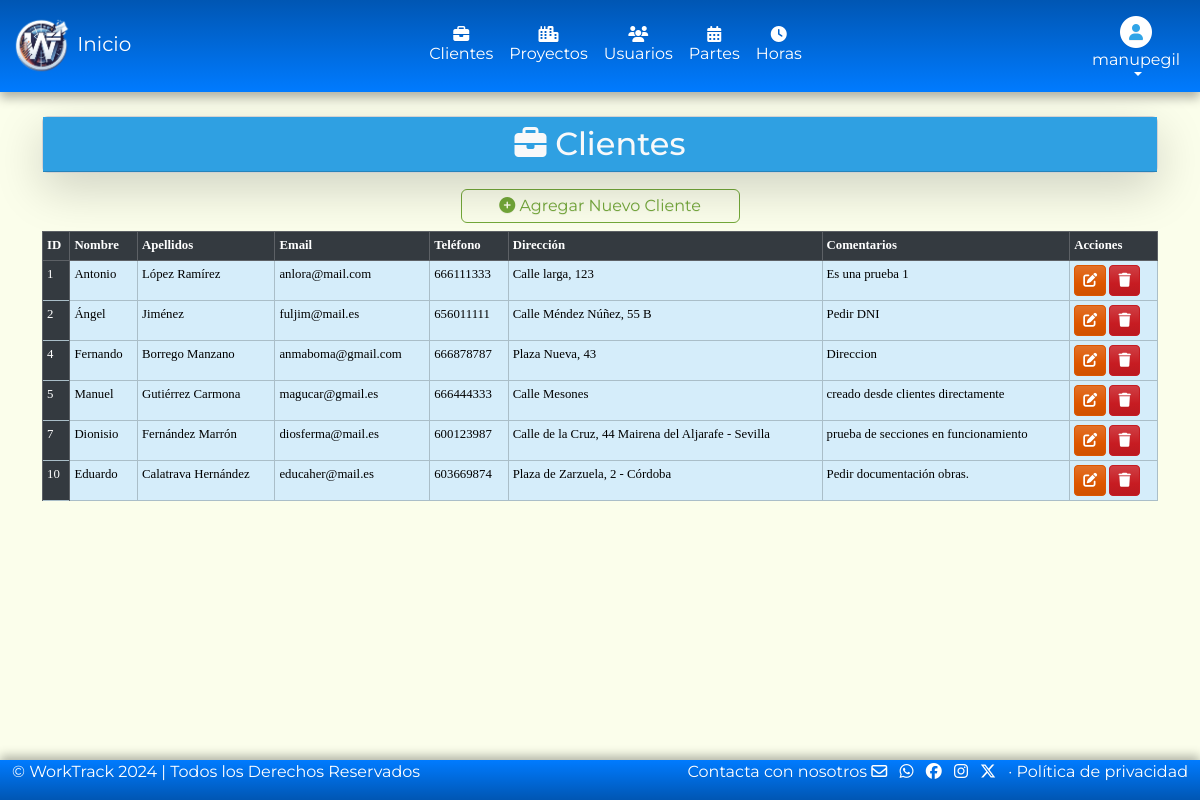
The page /models/clientes/clientes.php (signed in) on the database its author committed.
### tables this page shows
CREATE TABLE `clientes` (
  `idCliente` int(11) NOT NULL,
  `nombre` varchar(100) DEFAULT NULL,
  `apellidos` varchar(100) DEFAULT NULL,
  `email` varchar(100) DEFAULT NULL,
  `telefono` varchar(9) DEFAULT NULL,
  `direccion` varchar(255) DEFAULT NULL,
  `comentarios` text DEFAULT NULL
);

### models/clientes/clientes.php (the view, shortened to what this page needs)
<?php
require '../../config/conexion.php';
try {
    $consultaCliente = $conexionbd->prepare("SELECT * FROM clientes");
    $consultaCliente->execute();
} catch (PDOException $e) {
    die("Error en la consulta: " . $e->getMessage());
}
?>
<!DOCTYPE html>
<html lang="es">
<head>
    <link rel="stylesheet" href="/proyectoWT/assets/css/bootstrap.min.css">
    <link rel="stylesheet" href="/proyectoWT/assets/css/all.min.css">
</head>
<header>
    <?php
    if ($_SESSION['rol'] == 1) {
        require_once('../headerAdmin.php');
    } elseif ($_SESSION['rol'] == 2) {
        require_once('../headerUser.php');
    }
    ?>
</header>
<body>
    <div class="container py-4">
        <div class="card mb-3 shadow-lg">
            <span class="placeholder-wave col-12 placeholder-lg bg-primary">
                <h2 class="card-header text-center text-light"><i class="fa-solid fa-briefcase"></i> Clientes</h2>
            </span>
        </div>
        <div class="d-grid col-3 mx-auto">
            <?php if ($_SESSION['rol'] == 1) : ?>
                <a href="#" class="btn btn-outline-success p-1" data-bs-toggle="modal" data-bs-target="#nuevoClienteModal"><i class="fa-solid fa-circle-plus"></i> Agregar Nuevo Cliente</a>
            <?php else : ?>
                <button class='btn btn-outline-success p-1' onclick="alert('No tienes permisos, contacta con el administrador.'); return false;"><i class='fa-solid fa-circle-plus'></i> Agregar Nuevo Cliente</button>
            <?php endif; ?>
        </div>
        <div class="table-responsive-sm">
            <table class="table table-sm table-hover table-bordered mt-2" style="font-size: 0.8em;">
                <thead class="table-dark">
                    <tr>
                        <th>ID</th>
                        <th>Nombre</th>
                        <th>Apellidos</th>
                        <th>Email</th>
                        <th>Teléfono</th>
                        <th>Dirección</th>
                        <th>Comentarios</th>
                        <th>Acciones</th>
                    </tr>
                </thead>
                <tbody class="table-primary">
                    <?php while ($registro = $consultaCliente->fetch(PDO::FETCH_ASSOC)) : ?>
                        <tr>
                            <td class="table-dark"><?= htmlspecialchars($registro['idCliente']); ?></td>
                            <td><?= htmlspecialchars($registro['nombre']); ?></td>
                            <td><?= htmlspecialchars($registro['apellidos']); ?></td>
                            <td><?= htmlspecialchars($registro['email']); ?></td>
                            <td><?= htmlspecialchars($registro['telefono']); ?></td>
                            <td><?= htmlspecialchars($registro['direccion']); ?></td>
                            <td><?= htmlspecialchars($registro['comentarios']); ?></td>
                            <td>
                                <?php if ($_SESSION['rol'] == 1) : ?>
                                    <a href="#" class='btn btn-sm btn-warning' data-bs-toggle='modal' data-bs-target='#editarClienteModal' data-bs-id='<?= htmlspecialchars($registro['idCliente']); ?>'><i class='fa-solid fa-pen-to-square'></i></a>
                                    <a href="#" class='btn btn-sm btn-danger' data-bs-toggle='modal' data-bs-target='#eliminarClienteModal' data-bs-id='<?= htmlspecialchars($registro['idCliente']); ?>'><i class='fa-solid fa-trash'></i> </a>
                                <?php else : ?>
                                    <button class='btn btn-sm btn-warning' onclick="alert('No tienes permisos, contacta con el administrador.'); return false;"><i class='fa-solid fa-pen-to-square'></i></button>
                                    <button class='btn btn-sm btn-danger' onclick="alert('No tienes permisos, contacta con el administrador.'); return false;"><i class='fa-solid fa-trash'></i></button>
                                <?php endif; ?>
                            </td>
                        </tr>
                    <?php endwhile; ?>
                </tbody>
            </table>
        </div>
    </div>
    <footer>
        <?php
        require_once('../footer.php');
        ?>
    </footer>
</body>
</html>

### models/headerUser.php (style rules this page uses)
body { font-family: 'Montserrat'; background-color: #fbfeeb; }
.table { font-family: 'Lucida Sans'; }

### rows shown on the page
clientes: idCliente "1", nombre "Antonio", apellidos "López Ramírez", email "anlora@mail.com", telefono "666111333", direccion "Calle larga, 123", comentarios "Es una prueba 1"
clientes: idCliente "2", nombre "Ángel", apellidos "Jiménez", email "fuljim@mail.es", telefono "656011111", direccion "Calle Méndez Núñez, 55 B", comentarios "Pedir DNI"
clientes: idCliente "4", nombre "Fernando", apellidos "Borrego Manzano", email "anmaboma@gmail.com", telefono "666878787", direccion "Plaza Nueva, 43", comentarios "Direccion"
clientes: idCliente "5", nombre "Manuel", apellidos "Gutiérrez Carmona", email "magucar@gmail.es", telefono "666444333", direccion "Calle Mesones", comentarios "creado desde clientes directamente"
clientes: idCliente "7", nombre "Dionisio", apellidos "Fernández Marrón", email "diosferma@mail.es", telefono "600123987", direccion "Calle de la Cruz, 44 Mairena del Aljarafe - Sevilla", comentarios "prueba de secciones en funcionamiento"
clientes: idCliente "10", nombre "Eduardo", apellidos "Calatrava Hernández", email "educaher@mail.es", telefono "603669874", direccion "Plaza de Zarzuela, 2 - Córdoba", comentarios "Pedir documentación obras."

### other values the page prints
$_SESSION['usuario'] "manupegil"
